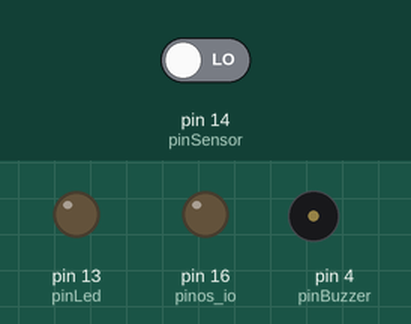
Recording of a sketch running on a simulated Arduino Uno, built for the host (arithmetic inside an expression is 32-bit, double 64-bit). Shown: output pins drawn as LEDs (lit = HIGH), buzzer (waves = sounding, pin HIGH). The test bench sets the inputs (shaded band); at power-on: pin 14 (pinSensor) LOW. What the sketch prints to the serial monitor is not drawn.

Above: at 2.7 s.
2.8 s: pin 14 (pinSensor) driven HIGH
At 3.6 s:
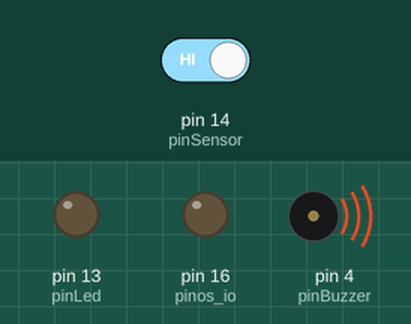
4.3 s: pin 14 (pinSensor) driven LOW
At 4.8 s:
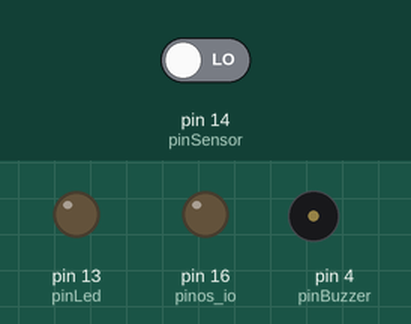
Timing chart, 0 to 7.3 s (numbered marks = the images above; inputs shaded):
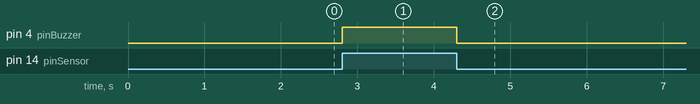

Measured:
- after the input at 2.8 s, pin 4 (pinBuzzer): LOW → HIGH at once
- after the input at 4.3 s, pin 4 (pinBuzzer): HIGH → LOW at once

The sketch:

main.ino
```cpp
#include "web.h"
#include "sensor.h"
/*Pinos*/
#define pinSensor 14  // Sensor no D5
#define FreeSensor 16  // led_vermelho/bool no D0
#define pinBuzzer 4  // Buzzer no D2
#define pinLed 13     // LED no D7

// Arrays globais de configuração
byte pinos_io[QNT_PINOS] = {pinLed, pinSensor, pinBuzzer,FreeSensor};
byte setup_pinos[QNT_PINOS] = {OUTPUT, INPUT, OUTPUT,OUTPUT};

void setup() {
  conexao_wifi();
  for (int nP = 0; nP < QNT_PINOS; nP++) {
    pinMode(pinos_io[nP], setup_pinos[nP]);
  }
  digitalWrite(pinLed, LOW);

}

void loop() {

  carrega_pag();
  controla_led(pinBuzzer, FreeSensor, pinSensor, pinLed);

  }
```
